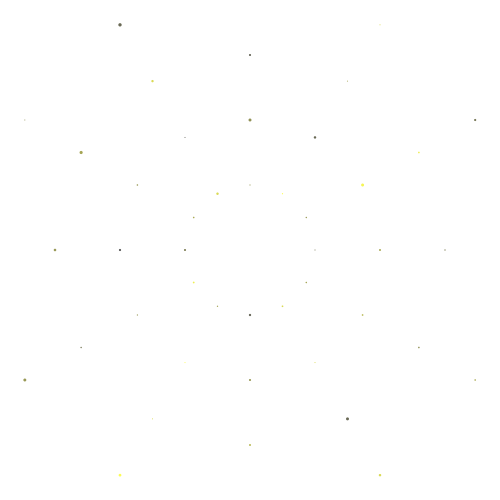
Frame 1 (no input)
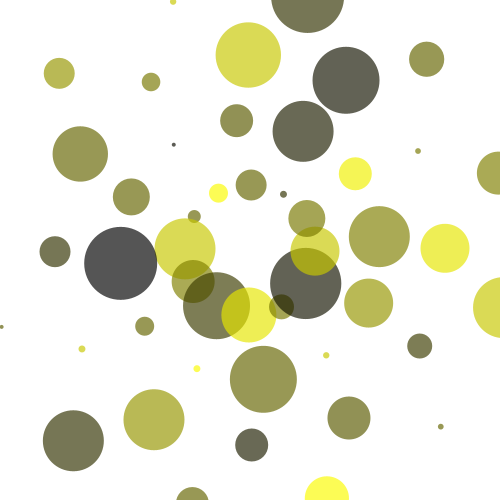
Frame 60 (the mouse pressed at the canvas centre just before this capture)
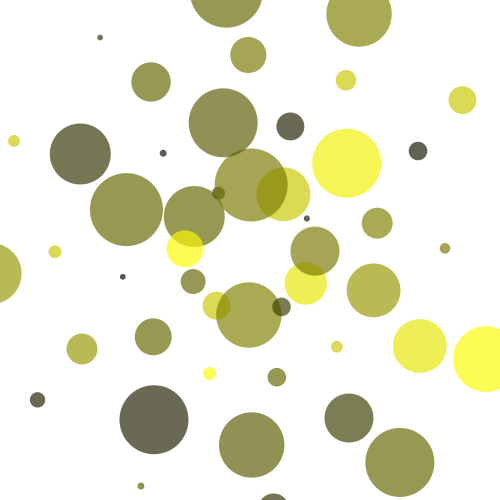
Frame 120 (the mouse held since frame 60 and released just before this capture)

The Processing sketch that drew these frames (run headless with seeded random() and noise(); from frame 60 on, the mouse is pressed at the canvas centre):

// Processing sketch: processing_166793
// ── processing_166793.pde

float s, c;
float R = 65;

float[] angle = new float[4];
float[] aspeed = {1.0, 0.1, -0.5, 0.8};
float[][] eSize = new float[4][12];
float[][] espeed = {{0.1, 0.5, 0.3, 0.2, 1.5, 0.7, 1.1, 0.9, 0.4, 1.3, 0.8, 0.6},
                 {1.0, 2.0, 1.5, 2.0, 0.05, 0.6, 1.2, 0.3, 0.1, 1.1, 0.09, 0.8},
                 {0.4, 0.8, 0.08, 1.1, 1.4, 2.2, 1.6, 0.5, 0.1, 1.0, 2.0, 0.7},
                 {1.9, 1.2, 0.09, 0.5, 2.4, 0.05, 1.0, 2.0, 1.8, 0.08, 1.5, 0.7}};
int[][] cColor = {{50, 100, 250, 100, 200, 127, 60, 230, 120, 20, 200, 120},
                {127, 240, 30, 90, 10, 100, 0, 100, 250, 100, 200, 150},
                {60, 230, 120, 20, 200, 120, 100, 50, 200, 150, 30, 90},
                {100, 50, 200, 150, 30, 90, 50, 100, 250, 100, 200, 127}};
float minSize = 1.0;
float maxSize = 75.0;

void setup(){
  size(500, 500);
  background(255);
  smooth();
  noStroke();
  fill(0);
  
  for(int y = 0; y < 4; y ++){
    for(int x = 0; x < 12; x ++){
      eSize[y][x] = minSize;
    }
    angle[y] = 0;
  }
}

void draw(){
  background(255);
  
  
  
  for(int y = 0; y < 4; y ++){
    for(int x = 0; x < 12; x ++){
      float theta = radians(angle[y]+x*30);
      s = (y+1)*R*cos(theta);
      c = -(y+1)*R*sin(theta);
       
      eSize[y][x] += espeed[y][x];     
      if(eSize[y][x] > maxSize || eSize[y][x] < minSize){
        espeed[y][x] = -espeed[y][x];
      }
      
        fill(cColor[y][x], cColor[y][x], 0, 170);
        ellipse(s+250, c+250, eSize[y][x], eSize[y][x]);    
    }
    angle[y] += aspeed[y];
      if(angle[y] >= 360) angle[y] = 0;
  }
}
